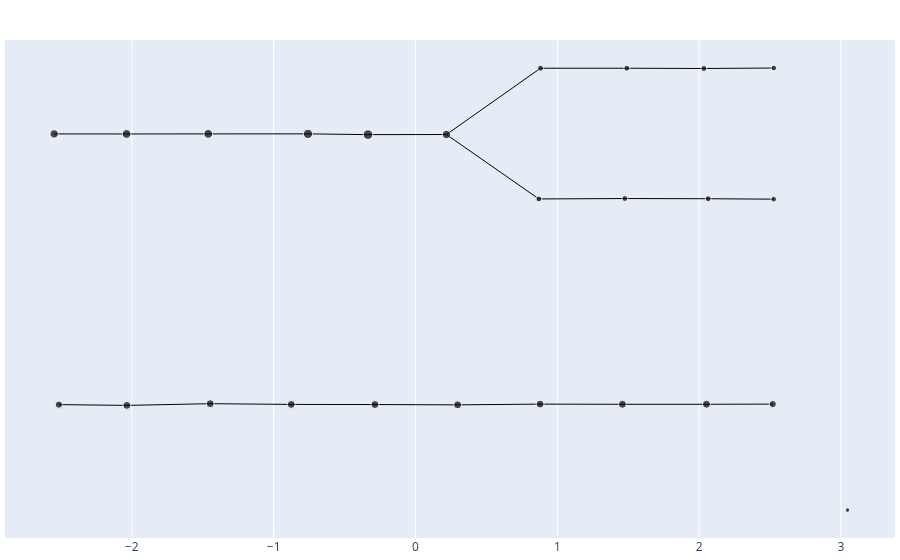

This figure's notebook cell:
### Markdown cell above
If you have Plotly installed, you can also get an interactive HTML/JS plot:

### Code cell
mapper.interactive_temporal_plot(layout='semantic')

### Figure 1 — Plotly figure (JSON) as saved in the notebook; plotly's stock layout.template omitted (floating-point values rounded to 4 significant figures)
{"data": [{"hoverinfo": "none", "line": {"color": "#000000", "width": 1}, "marker": {"showscale": false}, "mode": "lines", "type": "scatter", "x": [-2.515, -2.036, null], "y": [-1.097, -1.102, null]}, {"hoverinfo": "none", "line": {"color": "#000000", "width": 1}, "marker": {"showscale": false}, "mode": "lines", "type": "scatter", "x": [-2.548, -2.037, null], "y": [0.8415, 0.8411, null]}, {"hoverinfo": "none", "line": {"color": "#000000", "width": 1}, "marker": {"showscale": false}, "mode": "lines", "type": "scatter", "x": [-2.036, -1.447, null], "y": [-1.102, -1.09, null]}, {"hoverinfo": "none", "line": {"color": "#000000", "width": 1}, "marker": {"showscale": false}, "mode": "lines", "type": "scatter", "x": [-2.037, -1.461, null], "y": [0.8411, 0.8418, null]}, {"hoverinfo": "none", "line": {"color": "#000000", "width": 1}, "marker": {"showscale": false}, "mode": "lines", "type": "scatter", "x": [-1.447, -0.8763, null], "y": [-1.09, -1.095, null]}, {"hoverinfo": "none", "line": {"color": "#000000", "width": 1}, "marker": {"showscale": false}, "mode": "lines", "type": "scatter", "x": [-1.461, -0.7585, null], "y": [0.8418, 0.8419, null]}, {"hoverinfo": "none", "line": {"color": "#000000", "width": 1}, "marker": {"showscale": false}, "mode": "lines", "type": "scatter", "x": [-0.8763, -0.2862, null], "y": [-1.095, -1.096, null]}, {"hoverinfo": "none", "line": {"color": "#000000", "width": 1}, "marker": {"showscale": false}, "mode": "lines", "type": "scatter", "x": [-0.7585, -0.3354, null], "y": [0.8419, 0.8364, null]}, {"hoverinfo": "none", "line": {"color": "#000000", "width": 1}, "marker": {"showscale": false}, "mode": "lines", "type": "scatter", "x": [-0.2862, 0.2968, null], "y": [-1.096, -1.098, null]}, {"hoverinfo": "none", "line": {"color": "#000000", "width": 1}, "marker": {"showscale": false}, "mode": "lines", "type": "scatter", "x": [-0.3354, 0.218, null], "y": [0.8364, 0.8371, null]}, {"hoverinfo": "none", "line": {"color": "#000000", "width": 1}, "marker": {"showscale": false}, "mode": "lines", "type": "scatter", "x": [0.218, 0.8813, null], "y": [0.8371, 1.312, null]}, {"hoverinfo": "none", "line": {"color": "#000000", "width": 1}, "marker": {"showscale": false}, "mode": "lines", "type": "scatter", "x": [0.218, 0.8696, null], "y": [0.8371, 0.376, null]}, {"hoverinfo": "none", "line": {"color": "#000000", "width": 1}, "marker": {"showscale": false}, "mode": "lines", "type": "scatter", "x": [0.2968, 0.8783, null], "y": [-1.098, -1.093, null]}, {"hoverinfo": "none", "line": {"color": "#000000", "width": 1}, "marker": {"showscale": false}, "mode": "lines", "type": "scatter", "x": [0.8783, 1.459, null], "y": [-1.093, -1.094, null]}, {"hoverinfo": "none", "line": {"color": "#000000", "width": 1}, "marker": {"showscale": false}, "mode": "lines", "type": "scatter", "x": [0.8813, 1.49, null], "y": [1.312, 1.312, null]}, {"hoverinfo": "none", "line": {"color": "#000000", "width": 1}, "marker": {"showscale": false}, "mode": "lines", "type": "scatter", "x": [0.8696, 1.476, null], "y": [0.376, 0.3788, null]}, {"hoverinfo": "none", "line": {"color": "#000000", "width": 1}, "marker": {"showscale": false}, "mode": "lines", "type": "scatter", "x": [1.459, 2.052, null], "y": [-1.094, -1.094, null]}, {"hoverinfo": "none", "line": {"color": "#000000", "width": 1}, "marker": {"showscale": false}, "mode": "lines", "type": "scatter", "x": [1.49, 2.033, null], "y": [1.312, 1.31, null]}, {"hoverinfo": "none", "line": {"color": "#000000", "width": 1}, "marker": {"showscale": false}, "mode": "lines", "type": "scatter", "x": [1.476, 2.063, null], "y": [0.3788, 0.3774, null]}, {"hoverinfo": "none", "line": {"color": "#000000", "width": 1}, "marker": {"showscale": false}, "mode": "lines", "type": "scatter", "x": [2.052, 2.519, null], "y": [-1.094, -1.093, null]}, {"hoverinfo": "none", "line": {"color": "#000000", "width": 1}, "marker": {"showscale": false}, "mode": "lines", "type": "scatter", "x": [2.033, 2.526, null], "y": [1.31, 1.313, null]}, {"hoverinfo": "none", "line": {"color": "#000000", "width": 1}, "marker": {"showscale": false}, "mode": "lines", "type": "scatter", "x": [2.063, 2.526, null], "y": [0.3774, 0.3743, null]}, {"customdata": [null, null, null, null, null, null, null, null, null, null, null, null, null, null, null, null, null, null, null, null, null, null, null, null, null], "hoverinfo": "text", "marker": {"color": ["#000000", "#000000", "#000000", "#000000", "#000000", "#000000", "#000000", "#000000", "#000000", "#000000", "#000000", "#000000", "#000000", "#000000", "#000000", "#000000", "#000000", "#000000", "#000000", "#000000", "#000000", "#000000", "#000000", "#000000", "#000000"], "showscale": false, "size": [26.45, 34.67, 30.85, 38.28, 31.73, 38.48, 30.99, 43.03, 31.9, 46.04, 34.85, 31.73, 31.52, 17.63, 17.44, 31.33, 17.27, 17.2, 31.9, 17.66, 17.3, 26.4, 15.66, 15.66, 10.19], "sizemode": "area"}, "mode": "markers", "text": ["<br>Node 0:0<br>Time: -2.5179593716491526", "<br>Node 0:1<br>Time: -2.5451883675044127", "<br>Node 1:0<br>Time: -2.0373009020958257", "<br>Node 1:1<br>Time: -2.0385520560060097", "<br>Node 2:0<br>Time: -1.4401257788348887", "<br>Node 2:1<br>Time: -1.4614927841825311", "<br>Node 3:0<br>Time: -0.8751277035178232", "<br>Node 3:1<br>Time: -0.6640568406828742", "<br>Node 4:0<br>Time: -0.2753322366057547", "<br>Node 4:1<br>Time: -0.37537249639779885", "<br>Node 5:0<br>Time: 0.17373427539593136", "<br>Node 5:1<br>Time: 0.2921123707554378", "<br>Node 6:0<br>Time: 0.8849569844033716", "<br>Node 6:1<br>Time: 0.8790793304901312", "<br>Node 6:2<br>Time: 0.8638458361532927", "<br>Node 7:0<br>Time: 1.457704100011613", "<br>Node 7:1<br>Time: 1.4979789377546295", "<br>Node 7:2<br>Time: 1.4902864197611594", "<br>Node 8:0<br>Time: 2.0482854928248297", "<br>Node 8:1<br>Time: 2.0356553414542184", "<br>Node 8:2<br>Time: 2.0644907517390587", "<br>Node 9:0<br>Time: 2.5180110199618904", "<br>Node 9:1<br>Time: 2.5257647488732005", "<br>Node 9:2<br>Time: 2.5111224119871123", "<br>Node 9:3<br>Time: 3.0458375031671427"], "type": "scatter", "x": [-2.515, -2.548, -2.036, -2.037, -1.447, -1.461, -0.8763, -0.7585, -0.2862, -0.3354, 0.218, 0.2968, 0.8783, 0.8813, 0.8696, 1.459, 1.49, 1.476, 2.052, 2.033, 2.063, 2.519, 2.526, 2.526, 3.046], "y": [-1.097, 0.8415, -1.102, 0.8411, -1.09, 0.8418, -1.095, 0.8419, -1.096, 0.8364, 0.8371, -1.098, -1.093, 1.312, 0.376, -1.094, 1.312, 0.3788, -1.094, 1.31, 0.3774, -1.093, 1.313, 0.3743, -1.852]}], "layout": {"hovermode": "closest", "margin": {"b": 20, "l": 5, "r": 5, "t": 40}, "showlegend": false, "xaxis": {"showgrid": true, "zeroline": false}, "yaxis": {"showgrid": false, "showticklabels": false, "zeroline": false}}}
